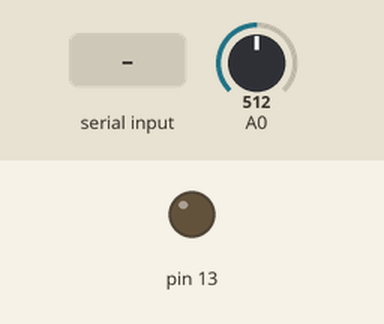
The sketch below on a simulated Arduino Uno, built with avr-gcc and run on an emulated ATmega328P. Parts: output pins drawn as LEDs (lit = HIGH). The test bench sets the inputs (shaded band); at power-on: A0 = 512.

Above: at 1.2 s.
1.3 s: "X" received over Serial
At 1.9 s:
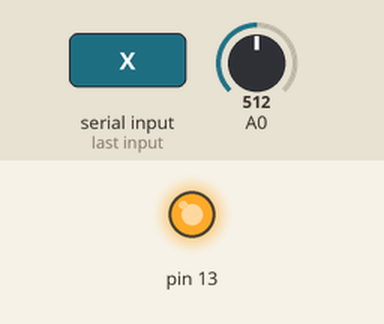
2.8 s: "O" received over Serial
At 4.2 s:
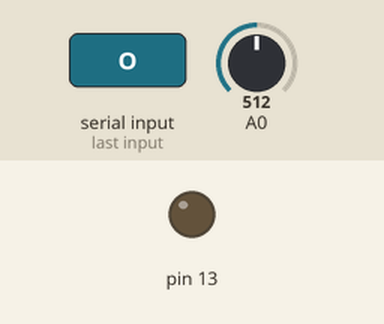
Timing chart, 0 to 5.8 s (numbered marks = the images above; inputs shaded):
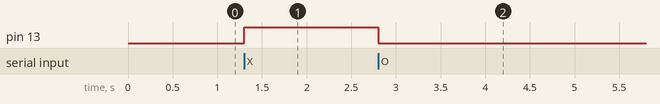

The sketch:

Sample_and_Control.ino
```cpp
/**
This program is to be used to sample the arduino adcs and return data to a
host device when requested using the character 'S', sent from the host.
Additionally, it allows for control of an led from the host pc by the
characters 'O' and 'X'.

COMMAND SUMMARY:
'S': Send data vector
'O': LED off
'X': LED on

**/


// SETUP THE SERIAL CONNECTION AND INTERRUPTS //
void setup()
{
	// http://www.instructables.com/id/Arduino-Timer-Interrupts/step2/Structuring-Timer-Interrupts/
	// Set up a timer interrupt for sampling
	cli();
	TCCR1A = 0;// set entire TCCR1A register to 0
	TCCR1B = 0;// same for TCCR1B
	TCNT1 = 0;//initialize counter value to 0
	// set compare match register for 1hz increments


	// OCR1A = (16*10^6) / (freq*1024) - 1 (must be <65536)
	// sample freq = 1 Hz -> OCR1A = 15624
	// sample freq = 120 Hz -> OCR1A = 129
	// sample freq = 240 Hz -> OCR1A = 64
	// sample freq = 480 Hz -> OCR1A = 32
	OCR1A = 129; // 120Hz
	// turn on CTC mode
	TCCR1B |= (1 << WGM12);
	// Set CS10 and CS12 bits for 1024 prescaler
	TCCR1B |= (1 << CS12) | (1 << CS10);
	// enable timer compare interrupt
	TIMSK1 |= (1 << OCIE1A);
	sei();
	pinMode(13, OUTPUT);
	// Set the baud rate to 115.2 kbaud
	Serial.begin(115200);
}


// variables and defines
#define vecSize 200
#define HEADER 'H'
unsigned int adc[1][vecSize] = { 0 };
char cmd = 'z';
unsigned int idx = 0;
unsigned int idx_send = 0;
bool state = 0;


// MAIN LOOP //
void loop()
{
	cmd = Serial.read();
	switch (cmd)
	{
	case 'S': //send vector to pc
		sendVec();
		break;
	case 'O': // turn off the led
		state = 0;
		break;
	case 'X': // turn on the led
		state = 1;
		break;
	default:  // keep stuff the same
		state = state;
		break;
	}
	// set the led state
	digitalWrite(13, state);
}

// adc read interrupt at 120Hz
ISR(TIMER1_COMPA_vect){
	// Note 2 byte data structure as follows:
	// [4 bits: channel number][2 bits: unused][10 bits: adc read data]
	adc[0][idx] = analogRead(A0) | 0x0000; // read adc channel 0
/**	adc[1][idx] = analogRead(A1) | 0x1000; // read adc channel 1
	adc[2][idx] = analogRead(A2) | 0x2000; // read adc channel 2
	adc[3][idx] = analogRead(A3) | 0x3000; // read adc channel 3
	adc[4][idx] = analogRead(A4) | 0x4000; // read adc channel 4
	adc[5][idx] = analogRead(A5) | 0x5000; // read adc channel 5
	adc[6][idx] = analogRead(A6) | 0x6000; // read adc channel 6
	adc[7][idx] = analogRead(A7) | 0x7000; // read adc channel 7**/

	idx++;
	if (idx == vecSize)
	{
		idx = 0;
	}
}


void sendVec()
{
	// set the send index back 128 from the start
	// if it is too large, the send loop will adjust
	idx_send = idx + 72;
	int cnt = 0;
	Serial.print(HEADER);
	while (cnt < 128)
	{
		// check if beyond limit of vector and adjust
		if (idx_send >= vecSize)
		{
			idx_send = idx_send - vecSize;
		}
		// write the adc data
		Serial.write(highByte(adc[0][idx_send])); // Send channel 0
		Serial.write(lowByte(adc[0][idx_send]));
/**		Serial.write(highByte(adc[1][idx_send])); // Send channel 1
		Serial.write(lowByte(adc[1][idx_send]));
		Serial.write(highByte(adc[2][idx_send])); // Send channel 2
		Serial.write(lowByte(adc[2][idx_send]));
		Serial.write(highByte(adc[3][idx_send])); // Send channel 3
		Serial.write(lowByte(adc[3][idx_send]));
		Serial.write(highByte(adc[4][idx_send])); // Send channel 4
		Serial.write(lowByte(adc[4][idx_send]));
		Serial.write(highByte(adc[5][idx_send])); // Send channel 5
		Serial.write(lowByte(adc[5][idx_send]));
		Serial.write(highByte(adc[6][idx_send])); // Send channel 6
		Serial.write(lowByte(adc[6][idx_send]));
		Serial.write(highByte(adc[7][idx_send])); // Send channel 7
		Serial.write(lowByte(adc[7][idx_send]));**/
		idx_send++;
		cnt++;
	}
}
```

Measured:
- after the input at 1.3 s, pin 13: LOW → HIGH at once
- after the input at 2.8 s, pin 13: HIGH → LOW at once
